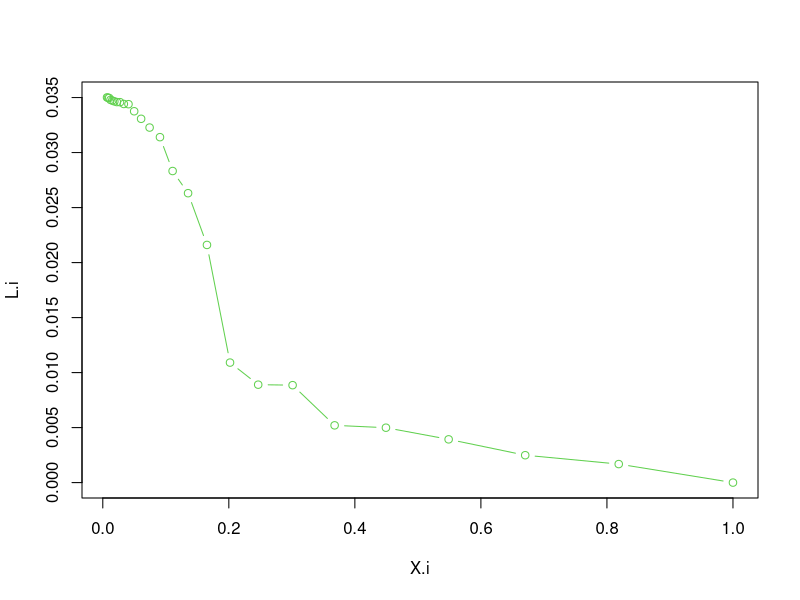
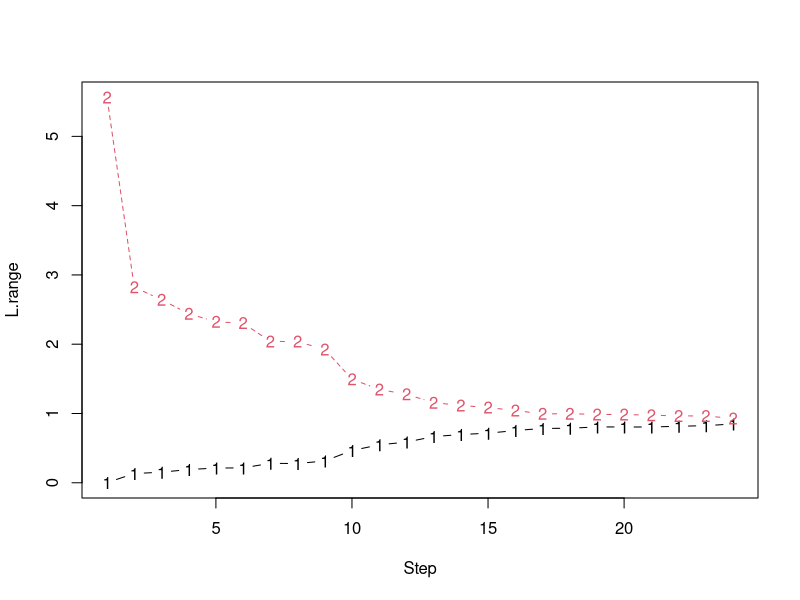

Generate these figures, in order, with R:

###################
rm(list=ls(all=T))
###################

t0 <- proc.time()

set.seed(122)
dat <- rexp(3,1)
range <- c(-10,3)+1/mean(dat)
range[range<0] <- 0

LH <- function(lamda){sum(log(dexp(dat,lamda)))}

Rprior <- function(n,range){runif(n,range[1],range[2])}


### Initializing
################

X <- NULL
w <- NULL
L.m <- NULL
L.res <- NULL
l.range <- NULL

N <- 5
j <- 25

lamda.s <- matrix(Rprior(N,range),,1)
L.res <- apply(lamda.s,1,LH)
L.m[1] <- min(L.res)
ind <- which(L.res!=L.m[1])

X[1] <- exp(-1/N)
w[1] <- 1-X[1]

### Main Loop
#############
for(i in 2:j){

l.cur <- lamda.s[sample(ind,1)]

d <- 0.01
direction <- 1
while(direction!= 0){
l.next <- l.cur+d
if(direction==1&&LH(l.next)<=L.m[i-1]){
	l.max <- l.next
	d <- -d
	direction <- -1
	l.next <- l.cur+d
	}
if(direction==-1&&LH(l.next)<=L.m[i-1]){
	l.min <- l.next
	direction <- 0
	}
l.cur <- l.next
}
l.range <- rbind(l.range,c(l.min,l.max))
l.cur <- runif(1,l.min,l.max)

ind.l <- which(L.res==L.m[i-1])
L.res[ind.l] <- LH(l.cur)
lamda.s[ind.l] <- l.cur

L.m[i] <- min(L.res)
ind <- which(L.res!=L.m[i])
X[i] <- exp(-i/N)
w[i] <- X[i-1]-X[i]
}
time <- (proc.time()-t0)[1]

### Result
##########
Z <- sum(exp(L.m)*w)+sum(exp(L.res))*X[j]/N
cat("  CPU time=",time,"; Estimate of Z=",Z,"\n")
plot(c(1,X), exp(c(L.m,mean(L.res))), xlab="X.i", ylab="L.i", 'b',col=3)
matplot(l.range,type="b", xlab="Step", ylab="L.range")








